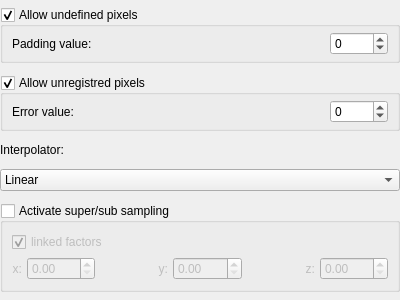
<?xml version="1.0" encoding="UTF-8"?>
<ui version="4.0">
 <class>QmitkMapperSettingsWidget</class>
 <widget class="QWidget" name="QmitkMapperSettingsWidget">
  <property name="geometry">
   <rect>
    <x>0</x>
    <y>0</y>
    <width>400</width>
    <height>300</height>
   </rect>
  </property>
  <property name="windowTitle">
   <string>Form</string>
  </property>
  <layout class="QVBoxLayout" name="verticalLayout">
   <property name="spacing">
    <number>5</number>
   </property>
   <property name="margin">
    <number>0</number>
   </property>
   <item>
    <widget class="QGroupBox" name="m_groupAllowUndefPixels">
     <property name="sizePolicy">
      <sizepolicy hsizetype="Preferred" vsizetype="Maximum">
       <horstretch>0</horstretch>
       <verstretch>0</verstretch>
      </sizepolicy>
     </property>
     <property name="font">
      <font>
       <weight>50</weight>
       <bold>false</bold>
      </font>
     </property>
     <property name="toolTip">
      <string>&lt;html&gt;&lt;head/&gt;&lt;body&gt;&lt;p&gt;Allows that pixels may not be defined in the mapped image because they are outside of the field of view of the used input image.&lt;/p&gt;&lt;p&gt;The pixels will be marked with the given padding value.&lt;/p&gt;&lt;p&gt;If unchecked the mapping will be aborted in a case of undefined pixels.&lt;/p&gt;&lt;/body&gt;&lt;/html&gt;</string>
     </property>
     <property name="title">
      <string>Allow undefined pixels</string>
     </property>
     <property name="flat">
      <bool>false</bool>
     </property>
     <property name="checkable">
      <bool>true</bool>
     </property>
     <layout class="QHBoxLayout" name="horizontalLayout_6">
      <property name="spacing">
       <number>5</number>
      </property>
      <property name="leftMargin">
       <number>9</number>
      </property>
      <property name="topMargin">
       <number>5</number>
      </property>
      <property name="rightMargin">
       <number>9</number>
      </property>
      <property name="bottomMargin">
       <number>5</number>
      </property>
      <item>
       <widget class="QLabel" name="label_7">
        <property name="text">
         <string>Padding value:</string>
        </property>
       </widget>
      </item>
      <item>
       <widget class="QSpinBox" name="m_sbPaddingValue">
        <property name="sizePolicy">
         <sizepolicy hsizetype="Maximum" vsizetype="Fixed">
          <horstretch>0</horstretch>
          <verstretch>0</verstretch>
         </sizepolicy>
        </property>
        <property name="toolTip">
         <string>Pixel value that indicates pixels that are outside of the input image</string>
        </property>
        <property name="minimum">
         <number>-5000</number>
        </property>
        <property name="maximum">
         <number>5000</number>
        </property>
       </widget>
      </item>
     </layout>
    </widget>
   </item>
   <item>
    <widget class="QGroupBox" name="m_groupAllowUnregPixels">
     <property name="sizePolicy">
      <sizepolicy hsizetype="Preferred" vsizetype="Maximum">
       <horstretch>0</horstretch>
       <verstretch>0</verstretch>
      </sizepolicy>
     </property>
     <property name="font">
      <font>
       <weight>50</weight>
       <bold>false</bold>
      </font>
     </property>
     <property name="toolTip">
      <string>&lt;html&gt;&lt;head/&gt;&lt;body&gt;&lt;p&gt;Allows that pixels may not be registred because they are outside of the field of view of the used registration. The location in the correlated input image pixel(s) are therefore unkown. The pixels will be marked witrh the given error value.&lt;/p&gt;&lt;p&gt;If unchecked the mapping will be aborted in a case of unregistered pixels.&lt;/p&gt;&lt;/body&gt;&lt;/html&gt;</string>
     </property>
     <property name="title">
      <string>Allow unregistred pixels</string>
     </property>
     <property name="flat">
      <bool>false</bool>
     </property>
     <property name="checkable">
      <bool>true</bool>
     </property>
     <layout class="QHBoxLayout" name="horizontalLayout_7">
      <property name="spacing">
       <number>5</number>
      </property>
      <property name="topMargin">
       <number>5</number>
      </property>
      <property name="bottomMargin">
       <number>5</number>
      </property>
      <item>
       <widget class="QLabel" name="label_6">
        <property name="text">
         <string>Error value:</string>
        </property>
       </widget>
      </item>
      <item>
       <widget class="QSpinBox" name="m_sbErrorValue">
        <property name="sizePolicy">
         <sizepolicy hsizetype="Maximum" vsizetype="Fixed">
          <horstretch>0</horstretch>
          <verstretch>0</verstretch>
         </sizepolicy>
        </property>
        <property name="toolTip">
         <string>&lt;html&gt;&lt;head/&gt;&lt;body&gt;&lt;p&gt;Value of pixels that cannot be registered because of an unsufficient field of view of the selected registration instance.&lt;/p&gt;&lt;/body&gt;&lt;/html&gt;</string>
        </property>
        <property name="minimum">
         <number>-5000</number>
        </property>
        <property name="maximum">
         <number>5000</number>
        </property>
       </widget>
      </item>
     </layout>
    </widget>
   </item>
   <item>
    <widget class="QLabel" name="label_8">
     <property name="sizePolicy">
      <sizepolicy hsizetype="Preferred" vsizetype="Maximum">
       <horstretch>0</horstretch>
       <verstretch>0</verstretch>
      </sizepolicy>
     </property>
     <property name="text">
      <string>Interpolator:</string>
     </property>
    </widget>
   </item>
   <item>
    <widget class="QComboBox" name="m_comboInterpolator">
     <property name="enabled">
      <bool>true</bool>
     </property>
     <property name="toolTip">
      <string>&lt;html&gt;&lt;head/&gt;&lt;body&gt;&lt;p&gt;Interpolation function that should be used to map the pixel values from the input image into the result image.&lt;/p&gt;&lt;/body&gt;&lt;/html&gt;</string>
     </property>
     <property name="currentIndex">
      <number>1</number>
     </property>
     <item>
      <property name="text">
       <string>Nearest Neighbor</string>
      </property>
     </item>
     <item>
      <property name="text">
       <string>Linear</string>
      </property>
     </item>
     <item>
      <property name="text">
       <string>BSpline (3rd order)</string>
      </property>
     </item>
     <item>
      <property name="text">
       <string>Windowed Sinc (Hamming)</string>
      </property>
     </item>
     <item>
      <property name="text">
       <string>Windowed Sinc (Welch)</string>
      </property>
     </item>
    </widget>
   </item>
   <item>
    <widget class="QGroupBox" name="m_groupActivateSampling">
     <property name="sizePolicy">
      <sizepolicy hsizetype="Preferred" vsizetype="Maximum">
       <horstretch>0</horstretch>
       <verstretch>0</verstretch>
      </sizepolicy>
     </property>
     <property name="title">
      <string>Activate super/sub sampling</string>
     </property>
     <property name="checkable">
      <bool>true</bool>
     </property>
     <property name="checked">
      <bool>false</bool>
     </property>
     <layout class="QVBoxLayout" name="verticalLayout_4">
      <property name="spacing">
       <number>5</number>
      </property>
      <item>
       <widget class="QCheckBox" name="m_cbLinkFactors">
        <property name="toolTip">
         <string>&lt;html&gt;&lt;head/&gt;&lt;body&gt;&lt;p&gt;Check to ensure that x, y and z dimension use the same sampling factor.&lt;/p&gt;&lt;/body&gt;&lt;/html&gt;</string>
        </property>
        <property name="text">
         <string>linked factors</string>
        </property>
        <property name="checked">
         <bool>true</bool>
        </property>
       </widget>
      </item>
      <item>
       <layout class="QHBoxLayout" name="horizontalLayout_8">
        <item>
         <widget class="QLabel" name="label_10">
          <property name="sizePolicy">
           <sizepolicy hsizetype="Maximum" vsizetype="Preferred">
            <horstretch>0</horstretch>
            <verstretch>0</verstretch>
           </sizepolicy>
          </property>
          <property name="text">
           <string>x:</string>
          </property>
          <property name="alignment">
           <set>Qt::AlignRight|Qt::AlignTrailing|Qt::AlignVCenter</set>
          </property>
         </widget>
        </item>
        <item>
         <widget class="QDoubleSpinBox" name="m_sbXFactor">
          <property name="toolTip">
           <string>&lt;html&gt;&lt;head/&gt;&lt;body&gt;&lt;p&gt;Indicate the sampling factor to change the resolution.&lt;/p&gt;&lt;p&gt;2.0: doubled resolution; e.g. 100 pixels -&amp;gt; 200 pixels and spacing 1 -&amp;gt; spacing 0.5&lt;/p&gt;&lt;p&gt;0.5: half resolution; e.g. 100 pixels -&amp;gt; 50 pixels and spacing 1 -&amp;gt; spacing 2&lt;/p&gt;&lt;/body&gt;&lt;/html&gt;</string>
          </property>
         </widget>
        </item>
        <item>
         <widget class="QLabel" name="label_12">
          <property name="text">
           <string>y:</string>
          </property>
          <property name="alignment">
           <set>Qt::AlignRight|Qt::AlignTrailing|Qt::AlignVCenter</set>
          </property>
         </widget>
        </item>
        <item>
         <widget class="QDoubleSpinBox" name="m_sbYFactor"/>
        </item>
        <item>
         <widget class="QLabel" name="label_11">
          <property name="text">
           <string>z:</string>
          </property>
          <property name="alignment">
           <set>Qt::AlignRight|Qt::AlignTrailing|Qt::AlignVCenter</set>
          </property>
         </widget>
        </item>
        <item>
         <widget class="QDoubleSpinBox" name="m_sbZFactor"/>
        </item>
       </layout>
      </item>
     </layout>
    </widget>
   </item>
  </layout>
 </widget>
 <resources/>
 <connections/>
</ui>
